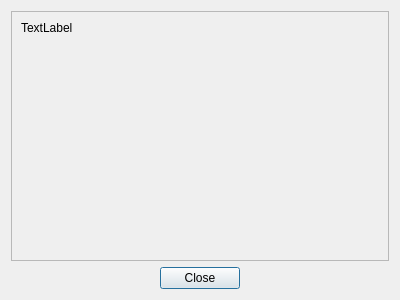
<?xml version="1.0" encoding="UTF-8"?>
<ui version="4.0">
 <class>Dialog</class>
 <widget class="QDialog" name="Dialog">
  <property name="geometry">
   <rect>
    <x>0</x>
    <y>0</y>
    <width>400</width>
    <height>300</height>
   </rect>
  </property>
  <property name="windowTitle">
   <string>Dialog</string>
  </property>
  <layout class="QGridLayout" name="gridLayout">
   <item row="1" column="0">
    <widget class="QDialogButtonBox" name="buttonBox">
     <property name="orientation">
      <enum>Qt::Horizontal</enum>
     </property>
     <property name="standardButtons">
      <set>QDialogButtonBox::Close</set>
     </property>
     <property name="centerButtons">
      <bool>true</bool>
     </property>
    </widget>
   </item>
   <item row="0" column="0">
    <widget class="QScrollArea" name="scrollArea">
     <property name="widgetResizable">
      <bool>true</bool>
     </property>
     <widget class="QWidget" name="scrollAreaWidgetContents">
      <property name="geometry">
       <rect>
        <x>0</x>
        <y>0</y>
        <width>380</width>
        <height>251</height>
       </rect>
      </property>
      <layout class="QGridLayout" name="gridLayout_2">
       <item row="0" column="0">
        <widget class="QLabel" name="label">
         <property name="text">
          <string>TextLabel</string>
         </property>
         <property name="alignment">
          <set>Qt::AlignLeading|Qt::AlignLeft|Qt::AlignTop</set>
         </property>
        </widget>
       </item>
      </layout>
     </widget>
    </widget>
   </item>
  </layout>
 </widget>
 <resources/>
 <connections>
  <connection>
   <sender>buttonBox</sender>
   <signal>accepted()</signal>
   <receiver>Dialog</receiver>
   <slot>accept()</slot>
   <hints>
    <hint type="sourcelabel">
     <x>248</x>
     <y>254</y>
    </hint>
    <hint type="destinationlabel">
     <x>157</x>
     <y>274</y>
    </hint>
   </hints>
  </connection>
  <connection>
   <sender>buttonBox</sender>
   <signal>rejected()</signal>
   <receiver>Dialog</receiver>
   <slot>reject()</slot>
   <hints>
    <hint type="sourcelabel">
     <x>316</x>
     <y>260</y>
    </hint>
    <hint type="destinationlabel">
     <x>286</x>
     <y>274</y>
    </hint>
   </hints>
  </connection>
 </connections>
</ui>
